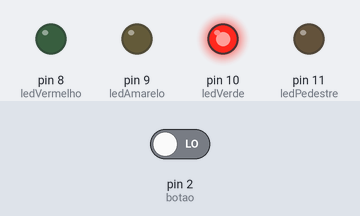
Recording of a sketch running on a simulated Arduino Uno, built with avr-gcc and run on an emulated ATmega328P. Parts: output pins drawn as LEDs (lit = HIGH). The test bench sets the inputs (shaded band); at power-on: pin 2 (botao) LOW.

Above: at 1.2 s.
1.3 s: pin 2 (botao) driven HIGH
At 7.7 s:
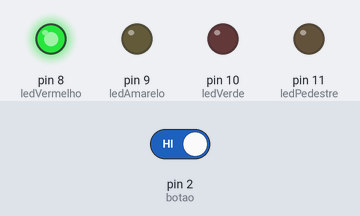
At 13.2 s:
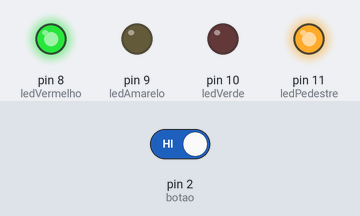
13.5 s: pin 2 (botao) driven LOW
At 23.3 s:
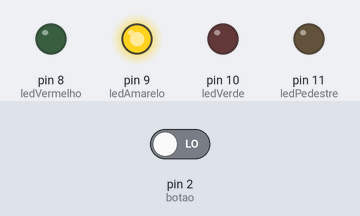
Timing chart, 0 to 25.6 s (numbered marks = the images above; inputs shaded):
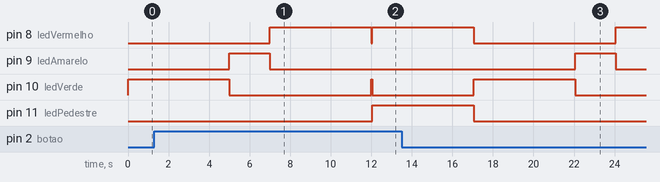

Measured:
- after the input at 1.3 s, pin 11 (ledPedestre): LOW → HIGH after 10.8 s
- after the input at 13.5 s, pin 9 (ledAmarelo): LOW → HIGH after 8.6 s, → LOW 2.0 s later; pin 11 (ledPedestre): goes on until 17.1 s, then stays LOW

The sketch:

sketch.ino
```cpp
// Definição de pinos
const int ledVermelho = 8;
const int ledAmarelo = 9;
const int ledVerde = 10;
const int ledPedestre = 11;
const int botao = 2;

void setup() {
  pinMode(ledVermelho, OUTPUT);
  pinMode(ledAmarelo, OUTPUT);
  pinMode(ledVerde, OUTPUT);
  pinMode(ledPedestre, OUTPUT);
  pinMode(botao, INPUT);
}

void loop() {
  // Semáforo automático
  digitalWrite(ledVerde, HIGH);
  digitalWrite(ledAmarelo, LOW);
  digitalWrite(ledVermelho, LOW);
  digitalWrite(ledPedestre, LOW);

  if (lerBotao()) {
    atravessarPedestre();
  } else {
    delay(5000); // verde 5s
    digitalWrite(ledVerde, LOW);
    digitalWrite(ledAmarelo, HIGH);
    delay(2000); // amarelo 2s
    digitalWrite(ledAmarelo, LOW);
    digitalWrite(ledVermelho, HIGH);
    delay(5000); // vermelho 5s
  }
}

// Função para ler botão com debounce
bool lerBotao() {
  if (digitalRead(botao) == HIGH) {
    delay(50); // debounce simples
    if (digitalRead(botao) == HIGH) return true;
  }
  return false;
}

// Função que simula travessia do pedestre
void atravessarPedestre() {
  // Transito vermelho
  digitalWrite(ledVerde, LOW);
  digitalWrite(ledAmarelo, LOW);
  digitalWrite(ledVermelho, HIGH);

  // Pedestre atravessando
  digitalWrite(ledPedestre, HIGH);

  delay(5000); // tempo de travessia 5s

  digitalWrite(ledPedestre, LOW);

  // Retorna ao semáforo normal
  digitalWrite(ledVermelho, LOW);
}
```
